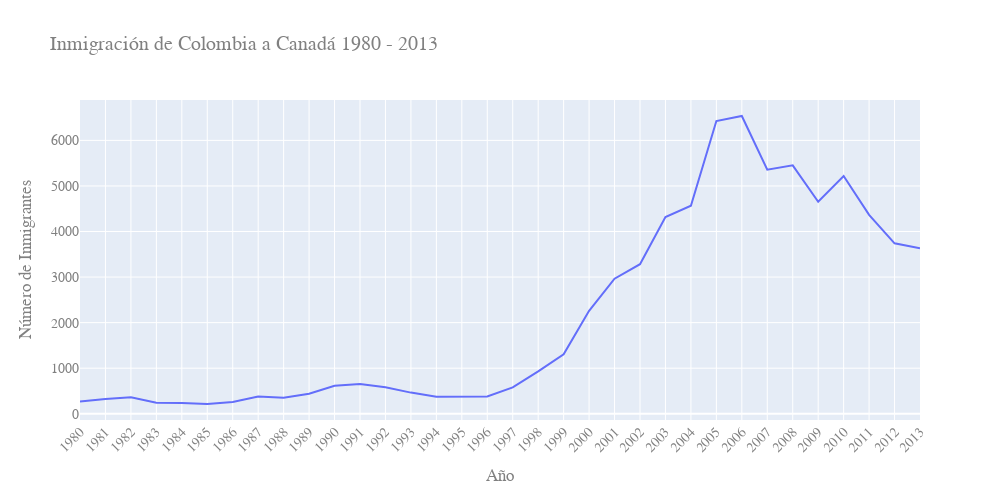

Notebook cell for this chart:
### Code cell
fig = px.line(datos_col, x='Año', y='Inmigrantes',
            title='Inmigración de Colombia a Canadá\n1980 - 2013')
            
fig.update_layout(width=1000, height=500, xaxis={'tickangle': -45}, 
                xaxis_title='Año', 
                yaxis_title='Número de Inmigrantes',
                font_family='Arial',
                font_size=14,
                font_color='grey')
fig.show()

### Figure 1 — Plotly figure (JSON) as saved in the notebook; plotly's stock layout.template omitted (floating-point values rounded to 4 significant figures)
{"data": [{"hovertemplate": "Año=%{x}<br>Inmigrantes=%{y}<extra></extra>", "legendgroup": "", "line": {"color": "#636efa", "dash": "solid"}, "marker": {"symbol": "circle"}, "mode": "lines", "name": "", "orientation": "v", "showlegend": false, "type": "scatter", "x": ["1980", "1981", "1982", "1983", "1984", "1985", "1986", "1987", "1988", "1989", "1990", "1991", "1992", "1993", "1994", "1995", "1996", "1997", "1998", "1999", "2000", "2001", "2002", "2003", "2004", "2005", "2006", "2007", "2008", "2009", "2010", "2011", "2012", "2013"], "xaxis": "x", "y": [266, 326, 360, 244, 235, 214, 257, 376, 352, 439, 614, 652, 582, 464, 375, 371, 381, 578, 929, 1306, 2259, 2965, 3283, 4318, 4566, 6424, 6535, 5357, 5452, 4652, 5218, 4366, 3741, 3631], "yaxis": "y"}], "layout": {"font": {"color": "grey", "family": "Arial", "size": 14}, "height": 500, "legend": {"tracegroupgap": 0}, "title": {"text": "Inmigración de Colombia a Canadá\n1980 - 2013"}, "width": 1000, "xaxis": {"anchor": "y", "domain": [0, 1], "tickangle": -45, "title": {"text": "Año"}}, "yaxis": {"anchor": "x", "domain": [0, 1], "title": {"text": "Número de Inmigrantes"}}}}
